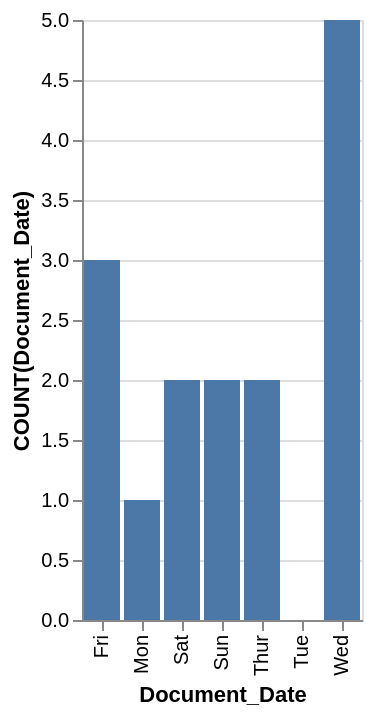

Express this chart as Vega-Lite.
### Vega-Lite specification from a JSON file in a GitHub repository (floating-point values rounded to 4 significant figures)
{"data": {"values": [{"x_data": "Mon", "y_data": 1}, {"x_data": "Tue", "y_data": 0}, {"x_data": "Wed", "y_data": 5}, {"x_data": "Thur", "y_data": 2}, {"x_data": "Fri", "y_data": 3}, {"x_data": "Sat", "y_data": 2}, {"x_data": "Sun", "y_data": 2}]}, "mark": "bar", "encoding": {"x": {"field": "x_data", "type": "nominal", "title": "Document_Date", "sort": "ascending"}, "y": {"field": "y_data", "type": "quantitative", "title": "COUNT(Document_Date)"}}}
